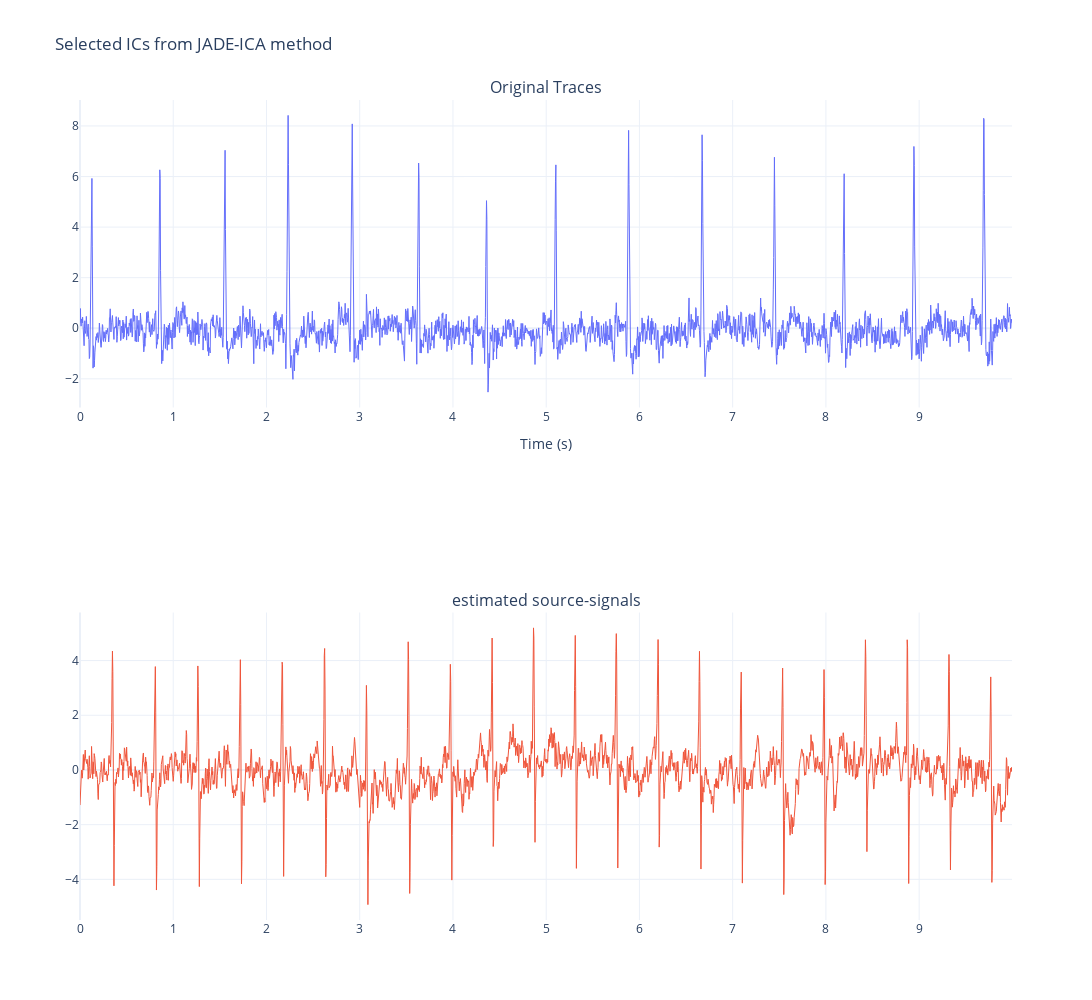

Write notebook code for a chart like this one.
### Markdown cell above
display('selecting the 1st and 7th ICs from the JADE-ICA method')
figure,plot(time,zscore(Sources(1,:)),time,zscore(Sources(7,:))+6),grid,xlabel('time'),legend('1st','7th')
title('selected ICs from JADE-ICA method')

### Code cell
fig = make_subplots(rows=len(sources_df[['channel_1','channel_7']].columns.tolist()), cols=1, subplot_titles=["Original Traces", 'estimated source-signals'])

for i, channel in enumerate(sources_df[['channel_1','channel_7']].columns.tolist()):
    print(channel)
    fig.add_trace(
        go.Scatter(
            x=time,
            y=sources_df[channel].values, 
            mode='lines',
            line=dict(width=1),
            name=f'Ch{i+1}',
            showlegend=False
        ),
        row=i+1, col=1
    )

fig.update_layout(
    height=1000,
    width=1600,
    title="Selected ICs from JADE-ICA method",
    xaxis_title='Time (s)',
    template='plotly_white'
    
)
fig.update_xaxes(showgrid=True)
fig.update_yaxes(showgrid=True,)
#fig.write_image(os.path.join(IMAGE_DIR,f"{signal_name}_original_trace.png"), width=800, height=500, scale=2)
fig.show()

### Figure 1 — Plotly figure (JSON) as saved in the notebook; plotly's stock layout.template omitted (floating-point values rounded to 4 significant figures; data arrays with more than 128 entries replaced by an {"elided": "..."} marker saying what was removed)
{"data": [{"line": {"width": 1}, "mode": "lines", "name": "Ch1", "showlegend": false, "type": "scatter", "x": {"elided": "2500 float values"}, "xaxis": "x", "y": {"elided": "2500 float values"}, "yaxis": "y"}, {"line": {"width": 1}, "mode": "lines", "name": "Ch2", "showlegend": false, "type": "scatter", "x": {"elided": "2500 float values"}, "xaxis": "x2", "y": {"elided": "2500 float values"}, "yaxis": "y2"}], "layout": {"annotations": [{"font": {"size": 16}, "showarrow": false, "text": "Original Traces", "x": 0.5, "xanchor": "center", "xref": "paper", "y": 1, "yanchor": "bottom", "yref": "paper"}, {"font": {"size": 16}, "showarrow": false, "text": "estimated source-signals", "x": 0.5, "xanchor": "center", "xref": "paper", "y": 0.375, "yanchor": "bottom", "yref": "paper"}], "height": 1000, "title": {"text": "Selected ICs from JADE-ICA method"}, "width": 1600, "xaxis": {"anchor": "y", "domain": [0, 1], "showgrid": true, "title": {"text": "Time (s)"}}, "xaxis2": {"anchor": "y2", "domain": [0, 1], "showgrid": true}, "yaxis": {"anchor": "x", "domain": [0.625, 1], "showgrid": true}, "yaxis2": {"anchor": "x2", "domain": [0, 0.375], "showgrid": true}}}
